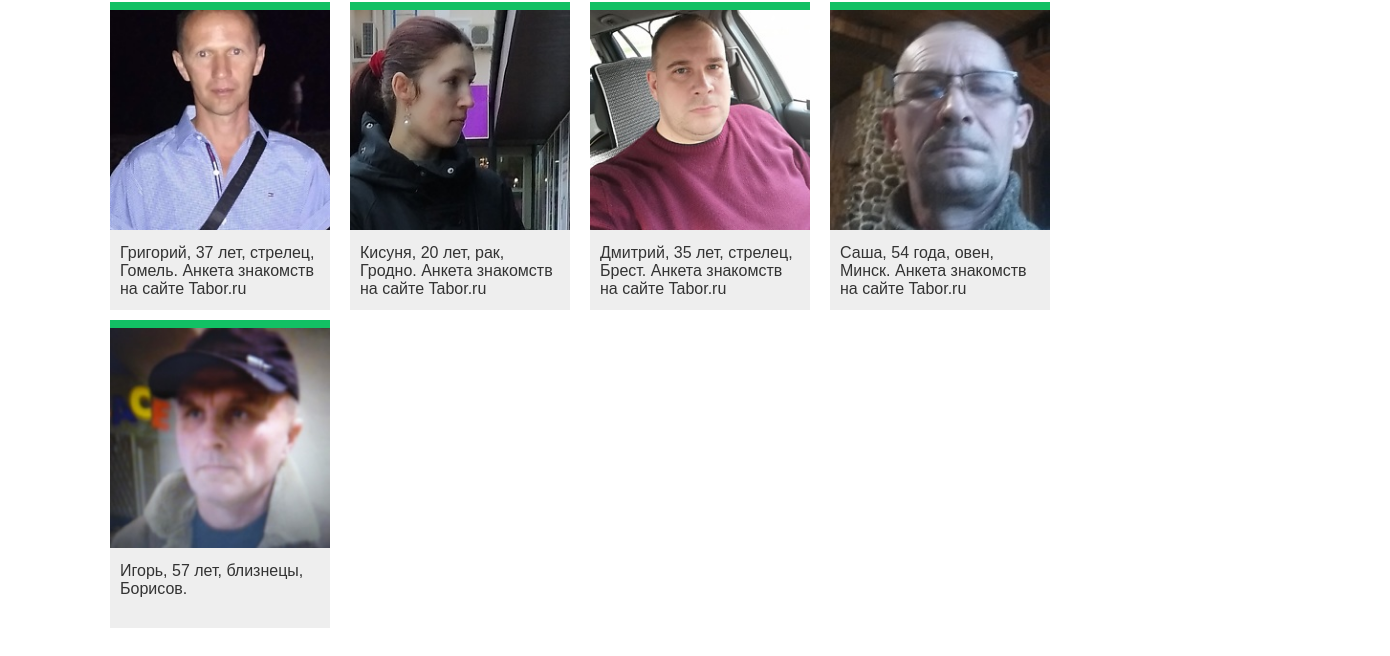
/account/users/Admin/ (signed in, lower part), run on an earlier commit of the app's database.
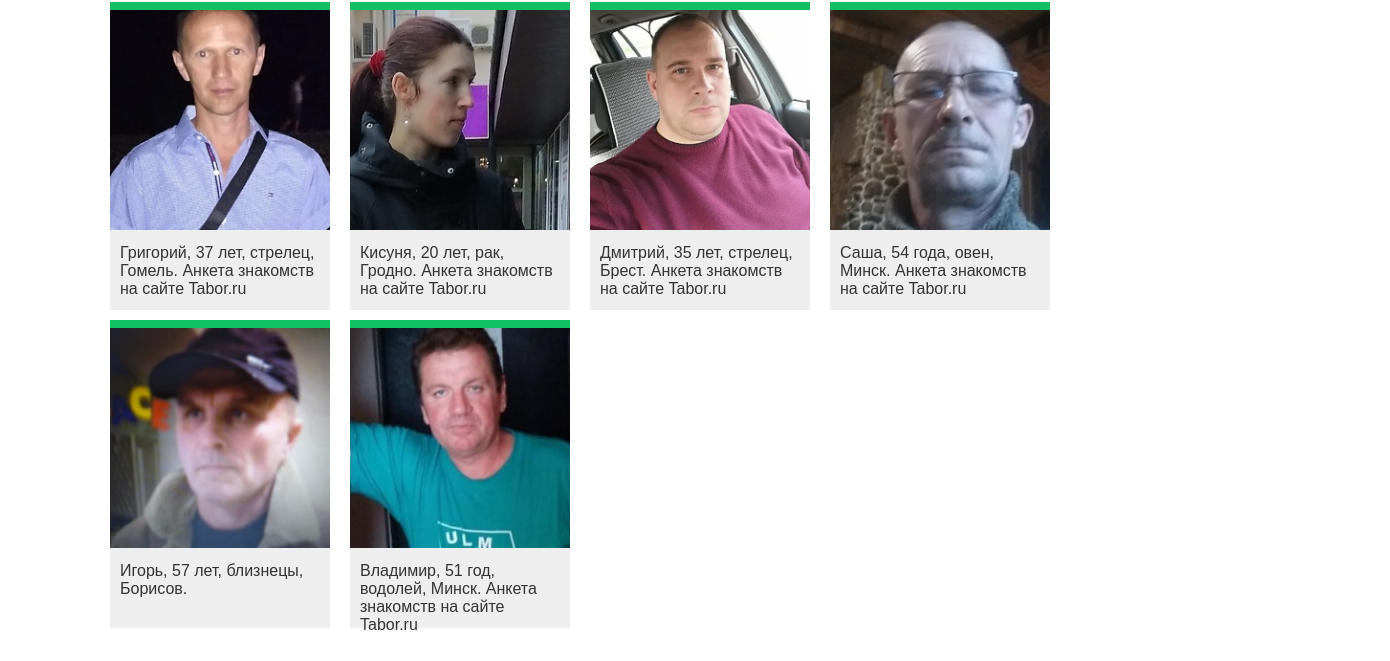
And on a later commit of the database.
### images/models.py (models this page shows, shortened)
class Image(models.Model):
    user = models.ForeignKey(
        settings.AUTH_USER_MODEL,
        related_name="images_created",
        on_delete=models.CASCADE,
    )
    title = models.CharField(max_length=200)
    slug = AutoSlugField(populate_from='title')
    url = models.URLField()
    image = models.ImageField(upload_to="images/%Y/%m/%d")
    description = models.TextField(blank=True)
    created = models.DateField(auto_now_add=True, db_index=True)
    users_like = models.ManyToManyField(
        settings.AUTH_USER_MODEL, related_name="images_liked", blank=True
    )
    total_likes = models.PositiveIntegerField(db_index=True, default=0)
    def get_absolute_url(self):
        return reverse("images:detail", args=[self.id, self.slug])

### account/views.py (the view)
# urls.py: path("users/<username>/", views.user_detail, name="user_detail"),
@login_required
def user_detail(request, username):
    user = get_object_or_404(User, username=username, is_active=True)
    return render(request,
                  "account/user/detail.html",
                  {'section': 'people',
                   'user': user})

### account/templates/account/user/detail.html (shortened to what this page needs)
{% extends 'base.html' %}
{% load thumbnail %}
{% block content %}
    {% with total_followers=user.folowers.count %}
        <div id="image-list" class="image-container">
            {% include "images/image/list_ajax.html" with images=user.images_created.all %}
        </div>
    {% endwith %}
{% endblock %}

### images/templates/images/image/list_ajax.html
{% load thumbnail %}
{% for image in images %}
    <div class='image'>
        <a href='{{ image.get_absolute_url }}'>
            {% thumbnail image.image "300x300" crop="100%" as im %}
                <a href="{{ image.get_absolute_url }}">
                    <img src="{{ im.url }}">
                </a>
            {% endthumbnail %}
        </a>
        <div class='info'>
            <a href='{{ image.get_absolute_url }}' class='title'>{{ image.title }}</a>
        </div>
    </div>
{% endfor %}

What changed in the data, as far as the page shows it:
added Image: shows a picture, title "Владимир, 51 год, водолей, Минск. Анкета знакомств на сайте Tabor.ru"
